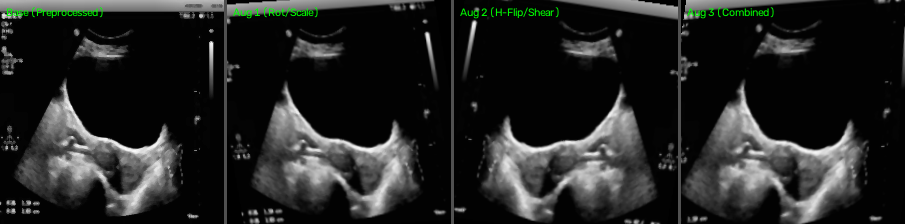
#> input picture reports/augmentation_samples/augmentation_sample_01_UF_1.2.826.0.1.3680043.2.461.11219581.1358591605.png, 905 x 224 px, given in place of 1.2.826.0.1.3680043.2.461.11224027.808463803.jpg, which was not available
$ python generate_deterministic_augmentation_check.py
#> lines starting #> are read from the running program, lines starting #| are printed output that depends on the picture; pictures that were not available may be replaced by others from this repository, and a replacement may not be noted
#> in generate_check, bgr is the input picture: shape (224, 905, 3); mean B, G, R 35.7, 36.8, 35.7
### DCGAN&MobileNetV2/DCGAN&MobileNetV2/utils/preprocessing.py
"""
utils/preprocessing.py
UteroScan Preprocessing Transform Module (Refined Phase 1 Pipeline)

Clinical Preprocessing Pipeline:
1. Grayscale conversion: Converts input to single-channel grayscale to eliminate
   JPEG chroma compression artifacts, color-channel phase separation, and discolored caliper fringing.
2. Downscale to 224x224 using cv2.INTER_AREA (avoids aliasing during ultrasound downsampling).
3. 3x3 Median Blur: Suppresses rogue acoustic speckle noise while preserving fine myometrial
   striations and small focal lesion boundaries (avoiding the over-softening caused by 5x5 filters).
4. CLAHE on grayscale (clipLimit=1.2, tileGridSize=(8, 8)): Enhances tissue boundary contrast
   without causing blocky tile-grid artifacts in dark acoustic shadowing or background regions.
5. 3-Channel RGB Replicate: Converts the clean enhanced grayscale to a 3-channel (R=G=B) image
   satisfying ImageNet pretrained CNN backbone (ResNet50) requirements.
"""

import cv2
import numpy as np
from PIL import Image

TARGET_SIZE = (224, 224)  # (width, height)
MEDIAN_KERNEL = 3
CLAHE_CLIP_LIMIT = 1.2
CLAHE_GRID_SIZE = (8, 8)

def preprocess_ultrasound(image, target_size=TARGET_SIZE):
    """
    Applies the refined UteroScan clinical preprocessing pipeline to an ultrasound image.
    Accepts:
        image: numpy.ndarray (H, W, 3) or (H, W), or PIL Image
    Returns:
        numpy.ndarray (224, 224, 3) uint8 RGB image (pure grayscale replicated across 3 channels)
    """
#> called with target_size = (224, 224)
    # Convert PIL Image to numpy if needed
    if isinstance(image, Image.Image):
        image = np.array(image)

    # 1. Convert to single-channel grayscale (eliminates compression chroma noise and caliper color fringing)
    if len(image.shape) == 3:
        gray = cv2.cvtColor(image, cv2.COLOR_RGB2GRAY)
    elif len(image.shape) == 2:
        gray = image.copy()
    elif image.shape[2] == 4:
        gray = cv2.cvtColor(image, cv2.COLOR_RGBA2GRAY)
    else:
        gray = image.copy()

    # 2. Resize to target_size (224x224) using INTER_AREA (best for downscaling ultrasound)
    resized = cv2.resize(gray, target_size, interpolation=cv2.INTER_AREA)
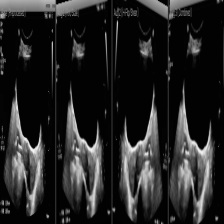
#> resized: shape (224, 224); min 0, max 246, mean 36.4

    # 3. 3x3 Median Blur (removes acoustic speckle spikes without over-softening fine tissue margins)
    denoised = cv2.medianBlur(resized, MEDIAN_KERNEL)
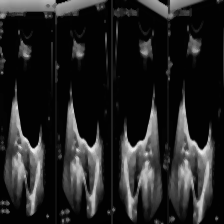
#> denoised: shape (224, 224); min 0, max 238, mean 35.1

    # 4. CLAHE contrast enhancement on single-channel grayscale (clipLimit=1.2 prevents blocky background tiling)
    clahe = cv2.createCLAHE(clipLimit=CLAHE_CLIP_LIMIT, tileGridSize=CLAHE_GRID_SIZE)
    enhanced = clahe.apply(denoised)
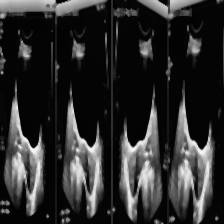
#> enhanced: shape (224, 224); min 2, max 248, mean 44.4

    # 5. Replicate clean enhanced grayscale to 3-channel RGB for ResNet50 input requirements
    preprocessed_rgb = cv2.cvtColor(enhanced, cv2.COLOR_GRAY2RGB)

    return preprocessed_rgb

### generate_deterministic_augmentation_check.py
import cv2
import numpy as np
from pathlib import Path
from PIL import Image
import torchvision.transforms as transforms
import torchvision.transforms.functional as TF
import sys

BASE_DIR = Path("d:/Project/UteroScan")
SYS_PATH = BASE_DIR / "DCGAN&MobileNetV2" / "DCGAN&MobileNetV2"
sys.path.insert(0, str(SYS_PATH))

from utils.preprocessing import preprocess_ultrasound

REPORTS_DIR = BASE_DIR / "reports" / "augmentation_samples"
REPORTS_DIR.mkdir(parents=True, exist_ok=True)
ART_DIR = Path(r"C:\Users\ashis\.gemini\antigravity-ide\brain\af0e99e6-8ff9-4623-ad48-86540f6228c9")

def generate_check(sample_path, out_name):
    bgr = cv2.imread(str(sample_path))
    assert bgr is not None, f"Cannot read {sample_path}"
    rgb = cv2.cvtColor(bgr, cv2.COLOR_BGR2RGB)

    # 1. Base Preprocessed (224x224, median blur, CLAHE)
    base_rgb = preprocess_ultrasound(rgb, target_size=(224, 224))
    pil_base = Image.fromarray(base_rgb)

    # 2. Forced Maximum Rotation (+15.0 deg)
    rot_pil = TF.rotate(pil_base, angle=15.0, interpolation=transforms.InterpolationMode.BILINEAR, fill=0)
    rot_rgb = np.array(rot_pil)

    # 3. Forced Horizontal Flip (p=1.0)
    hflip_pil = TF.hflip(pil_base)
    hflip_rgb = np.array(hflip_pil)

    # 4. Forced Maximum Shear (+10.0 deg)
    shear_pil = TF.affine(pil_base, angle=0.0, translate=[0, 0], scale=1.0, shear=[10.0, 0.0],
                          interpolation=transforms.InterpolationMode.BILINEAR, fill=0)
    shear_rgb = np.array(shear_pil)

    # 5. Combined Maximum Locked Augmentation (+15 deg rotation, H-Flip, 1.1x zoom, +10 deg shear)
    # Applied through TF with exact locked limits
    comb_pil = TF.hflip(pil_base)
    comb_pil = TF.affine(comb_pil, angle=15.0, translate=[0, 0], scale=1.1, shear=[10.0, 0.0],
                         interpolation=transforms.InterpolationMode.BILINEAR, fill=0)
    comb_rgb = np.array(comb_pil)

    panels = [
        ("1. Base Preprocessed", base_rgb),
        ("2. Forced Rot (+15 deg)", rot_rgb),
        ("3. Forced H-Flip", hflip_rgb),
        ("4. Forced Shear (+10 deg)", shear_rgb),
        ("5. Max Combined (All)", comb_rgb)
    ]

    vis_panels = []
    for title, p_rgb in panels:
        p_bgr = cv2.cvtColor(p_rgb, cv2.COLOR_RGB2BGR)
        # Add high-contrast label banner at top
        banner = np.zeros((26, 224, 3), dtype=np.uint8)
        cv2.putText(banner, title, (6, 18), cv2.FONT_HERSHEY_SIMPLEX, 0.42, (0, 255, 255), 1, cv2.LINE_AA)
        stacked = np.vstack([banner, p_bgr])
        vis_panels.append(stacked)

    divider = np.full((250, 4, 3), 120, dtype=np.uint8)
    montage = np.hstack([
        vis_panels[0], divider,
        vis_panels[1], divider,
        vis_panels[2], divider,
        vis_panels[3], divider,
        vis_panels[4]
    ])

    out_file = REPORTS_DIR / out_name
    art_file = ART_DIR / out_name
    cv2.imwrite(str(out_file), montage)
    cv2.imwrite(str(art_file), montage)
    print(f"Saved: {out_file} and {art_file}")

    # Print metrics
    diff_rot = np.mean(np.abs(rot_rgb.astype(float) - base_rgb.astype(float)))
    diff_flip = np.mean(np.abs(hflip_rgb.astype(float) - base_rgb.astype(float)))
    diff_shear = np.mean(np.abs(shear_rgb.astype(float) - base_rgb.astype(float)))
    diff_comb = np.mean(np.abs(comb_rgb.astype(float) - base_rgb.astype(float)))

    print(f"  Mean Pixel Diff vs Base:")
    print(f"    - Forced Rotation (+15 deg) : {diff_rot:.2f} / 255")
    print(f"    - Forced H-Flip             : {diff_flip:.2f} / 255")
    print(f"    - Forced Shear (+10 deg)    : {diff_shear:.2f} / 255")
    print(f"    - Max Combined (All)        : {diff_comb:.2f} / 255")

def main():
    print("=" * 75)
    print("GENERATING DETERMINISTIC EXAGGERATED AUGMENTATION DEBUG SAMPLES")
    print("=" * 75)

    # Highly asymmetric UF sample (left brightness 47.9 vs right 23.9)
    p1 = BASE_DIR / "datasets" / "datasets" / "train" / "UF" / "1.2.826.0.1.3680043.2.461.11224027.808463803.jpg"
    generate_check(p1, "deterministic_aug_check_UF_asymmetric.png")
#> (the call stopped at in generate_check, `rot_pil = TF.rotate(pil_base, angle=15.0, interpolation=transforms.Int..`: torchvision is not available in this run)

    # Fibroid mass UF sample from earlier
    p2 = BASE_DIR / "datasets" / "datasets" / "train" / "UF" / "1.2.826.0.1.3680043.2.461.11221583.696933856.jpg"
    generate_check(p2, "deterministic_aug_check_UF_fibroid.png")
#> call 2 of generate_check, with out_name = 'deterministic_aug_check_UF_fibroid.png'
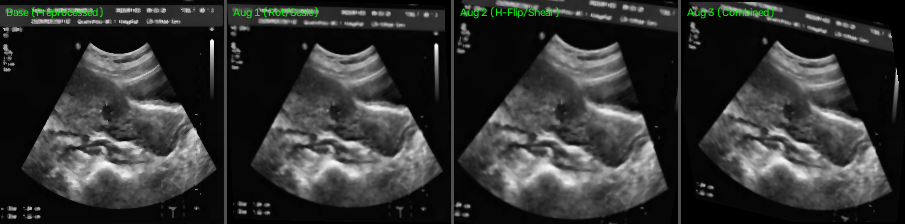
#> input picture reports/augmentation_samples/augmentation_sample_02_UF_1.2.826.0.1.3680043.2.461.11221583.696933856.png, 905 x 224 px, given in place of 1.2.826.0.1.3680043.2.461.11221583.696933856.jpg, which was not available
#> in generate_check, bgr is the input picture: shape (224, 905, 3); mean B, G, R 49.7, 50.8, 49.7
#> call 2 of preprocess_ultrasound, with target_size = (224, 224)
#> in preprocess_ultrasound (call 2), `resized = cv2.resize(gray, target_size, interpolation=cv2.INTER_AREA)`:
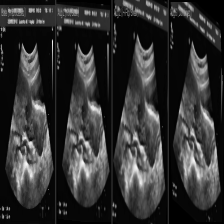
#> resized: shape (224, 224); min 0, max 248, mean 50.3
#> in preprocess_ultrasound (call 2), `denoised = cv2.medianBlur(resized, MEDIAN_KERNEL)`:
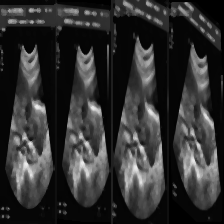
#> denoised: shape (224, 224); min 0, max 236, mean 49
#> in preprocess_ultrasound (call 2), `enhanced = clahe.apply(denoised)`:
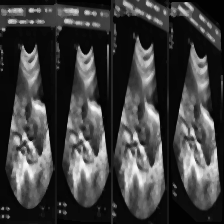
#> enhanced: shape (224, 224); min 2, max 249, mean 62.4
#> (the call stopped at in generate_check, `rot_pil = TF.rotate(pil_base, angle=15.0, interpolation=transforms.Int..`: torchvision is not available in this run)

if __name__ == "__main__":
    main()
